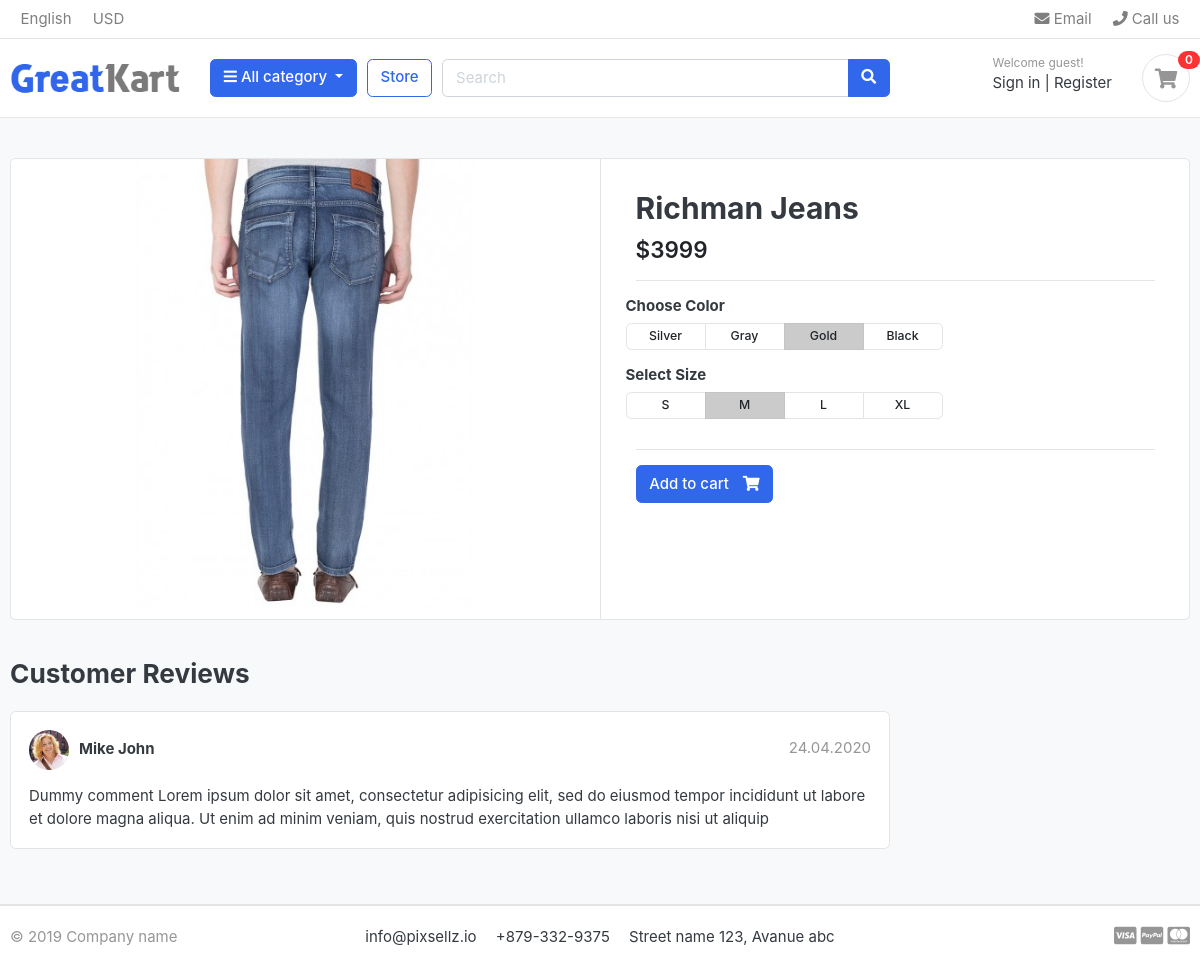
The app's page /store/jeans/richman-jeans/, older data.
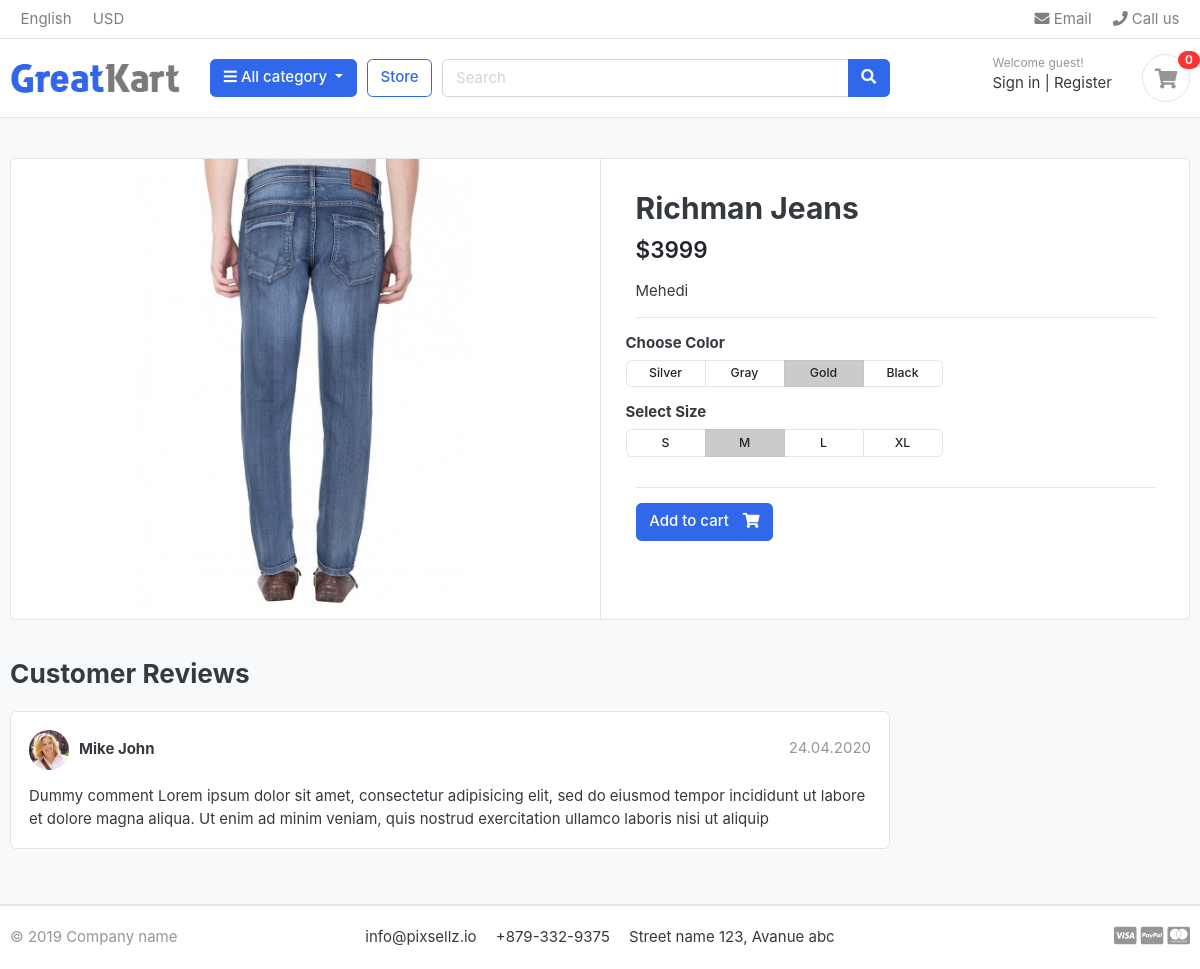
The same page, newer data.
### store/models.py (models this page shows, shortened)
class Products(models.Model):
    product_name = models.CharField(max_length=200, unique=True)
    slug = models.SlugField(max_length=200, unique=True)
    description = models.TextField(max_length=500, blank=True)
    price = models.IntegerField()
    images = models.ImageField(upload_to="photos/products")
    stock = models.IntegerField()
    is_available = models.BooleanField(default=True)
    category = models.ForeignKey(Category, on_delete=models.CASCADE)
    created_date = models.DateTimeField(auto_now_add=True)
    modified_date = models.DateTimeField(auto_now=True)
    class Meta:
        verbose_name = 'product'
        verbose_name_plural = 'products'

### store/views.py (the view)
# urls.py: path('<slug:category_slug>/<slug:product_slug>/', ProductDetails.as_view(), name='product_details'),
class ProductDetails(DetailView):
    template_name = "product-detail.html"
    def get_object(self):
        try:
            return Products.objects.get(category__slug=self.kwargs['category_slug'],
                                        slug=self.kwargs['product_slug'])
        except Exception:
            raise Exception

### carts/views.py (called while the page is built)
def _get_cart_id(request):
    key = request.session.session_key
    if not key:
        key = request.session.create()
    return key

### category/models.py (called while the page is built)
    def get_absolute_url(self):
        return reverse('product_by_category', args=[self.slug])

### context/cart.py (called while the page is built)
def cart_items_count(request):
    try:
        cart = Cart.objects.get(cart_id=_get_cart_id(request))
        return dict(cart_items_count=cart.cart_items.count())
    except ObjectDoesNotExist:
        return dict(cart_items_count=0)

### context/category.py (called while the page is built)
def category_link(request):
    links = Category.objects.all()
    return dict(links=links)

### templates/product-detail.html (shortened to what the changed rows need)
{% extends 'base.html' %} {% block content %} {% load static %}
<section class="section-content padding-y bg">
    <div class="container">
        <div class="card">
            <div class="row no-gutters">
                <aside class="col-md-6">
                    <article class="gallery-wrap">
                        <div class="img-big-wrap">
                            <a href="#"
                                ><img src="{{ object.images.url }}"
                            /></a>
                        </div>
                    </article>
                </aside>
                <main class="col-md-6 border-left">
                    <article class="content-body">
                        <h2 class="title">{{ object.product_name }}</h2>
                        <div class="mb-3">
                            <var class="price h4">${{ object.price }}</var>
                        </div>
                        <p>{{ object.description }}</p>
                        <hr />
                        <div class="row">
                            <div class="item-option-select">
                            </div>
                        </div>
                        <div class="row">
                            <div class="item-option-select">
                            </div>
                        </div>
                        <hr />
                        {% if object.stock <= 0 %}
                        <h4 class="text-danger">out of stock</h4>
                        {% else %}
                        <a href="{% url 'add_to_cart' object.id %}" class="btn btn-primary">
                            <span class="text">Add to cart</span>
                            <i class="fas fa-shopping-cart"></i>
                        </a>
                        {% endif %}
                    </article>
                </main>
            </div>
        </div>
        <br />
    </div>
</section>
{% endblock content %}

Row changes from the older to the newer data that the page shows:
changed Products "Richman Jeans": description (not shown) → "Mehedi"
